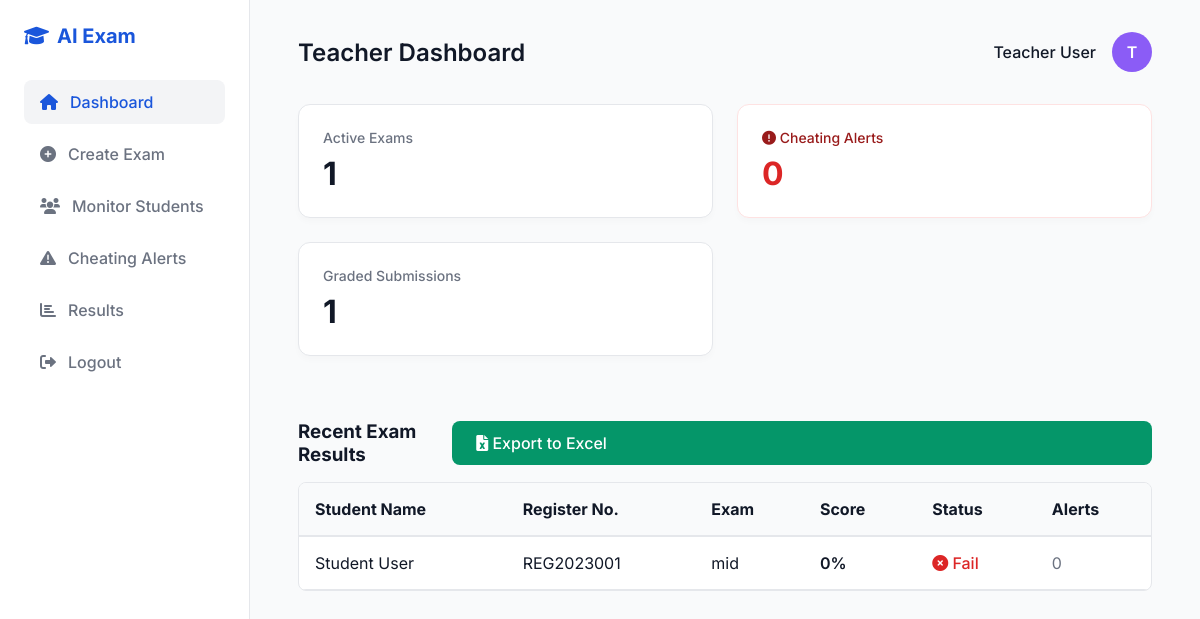
Page /teacher/dashboard (signed in) on the earlier database version.
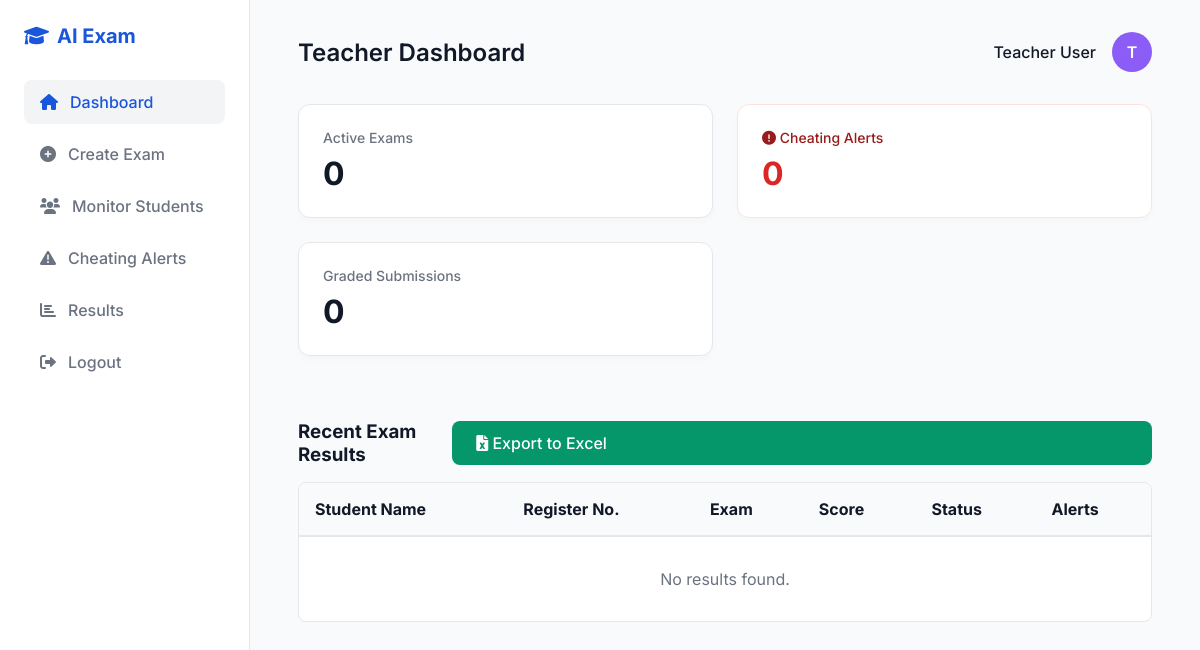
Same page on the later database version.
### tables this page shows
CREATE TABLE results (
            id INTEGER PRIMARY KEY AUTOINCREMENT,
            student_name TEXT NOT NULL,
            register_number TEXT NOT NULL,
            exam_name TEXT NOT NULL,
            marks INTEGER NOT NULL,
            status TEXT NOT NULL,
            cheating_alerts INTEGER DEFAULT 0
        );

### app.py (the view)
@app.route('/teacher/dashboard')
def teacher_dashboard():
    if session.get('role') != 'teacher':
        return redirect(url_for('login'))
    conn = get_db_connection()
    exams = conn.execute('''
        SELECT e.*,
               (SELECT COUNT(*) FROM questions q WHERE q.exam_id = e.id) as question_count
        FROM exams e
        WHERE e.created_by = ?
    ''', (session['user_id'],)).fetchall()
    alerts = conn.execute('''
        SELECT c.*, u.name as student_name
        FROM cheating_alerts c
        LEFT JOIN users u ON c.student_id = u.id
        ORDER BY timestamp DESC
        LIMIT 20
    ''').fetchall()
    results = conn.execute('SELECT * FROM results ORDER BY id DESC LIMIT 20').fetchall()
    conn.close()
    return render_template('teacher_dashboard.html', alerts=alerts, exams=exams, results=results)

### app.py (called while the page is built)
def get_db_connection():
    conn = sqlite3.connect(DATABASE)
    conn.row_factory = sqlite3.Row
    return conn

### templates/teacher_dashboard.html (shortened to what this page needs)
<!DOCTYPE html>
<html lang="en">
<head>
    <link rel="stylesheet" href="{{ url_for('static', filename='style.css') }}">
    <link href="https://cdnjs.cloudflare.com/ajax/libs/font-awesome/6.0.0/css/all.min.css" rel="stylesheet">
</head>
<body>
    <div class="dashboard-layout">
        <aside class="sidebar">
            <div class="sidebar-logo">
                <i class="fas fa-graduation-cap"></i> AI Exam
            </div>
            <nav class="sidebar-nav">
                <a href="{{ url_for('teacher_dashboard') }}" class="nav-link active"><i class="fas fa-home"></i> Dashboard</a>
                <a href="{{ url_for('exam_hub') }}" class="nav-link"><i class="fas fa-plus-circle"></i> Create Exam</a>
                <a href="{{ url_for('teacher_monitor_exams') }}" class="nav-link"><i class="fas fa-users"></i> Monitor Students</a>
                <a href="{{ url_for('teacher_alerts') }}" class="nav-link"><i class="fas fa-exclamation-triangle"></i> Cheating Alerts</a>
                <a href="#" class="nav-link"><i class="fas fa-chart-bar"></i> Results</a>
                <a href="{{ url_for('logout') }}" class="nav-link"><i class="fas fa-sign-out-alt"></i> Logout</a>
            </nav>
        </aside>
        <main class="main-content">
            <header class="header">
                <div class="header-title">Teacher Dashboard</div>
                <div class="user-profile">
                    <span style="font-weight: 500;">{{ session['name'] }}</span>
                    <div class="avatar" style="background-color: #8B5CF6;">T</div>
                </div>
            </header>
            <div class="dashboard-grid">
                <div class="stat-card">
                    <div class="stat-title">Active Exams</div>
                    <div class="stat-value">{{ exams|length }}</div>
                </div>
                <a href="{{ url_for('teacher_alerts') }}" style="text-decoration: none; color: inherit;">
                    <div class="stat-card" style="cursor: pointer; border: 1px solid #FEE2E2;">
                        <div class="stat-title" style="color: #991B1B;"><i class="fas fa-exclamation-circle"></i> Cheating Alerts</div>
                        <div class="stat-value" style="color: #DC2626;">{{ alerts|length }}</div>
                    </div>
                </a>
                <div class="stat-card">
                    <div class="stat-title">Graded Submissions</div>
                    <div class="stat-value">{{ results|length }}</div>
                </div>
            </div>
            <div style="margin-top: 2rem;">
                <div style="display: flex; justify-content: space-between; align-items: center; margin-bottom: 1rem;">
                    <h3>Recent Exam Results</h3>
                    <a href="{{ url_for('download_results') }}" class="btn-primary" style="text-decoration: none; background: #059669;">
                        <i class="fas fa-file-excel"></i> Export to Excel
                    </a>
                </div>
                <div style="overflow-x: auto; background: white; border: 1px solid var(--border); border-radius: 8px;">
                    <table style="width: 100%; border-collapse: collapse; text-align: left;">
                        <thead>
                            <tr style="border-bottom: 2px solid var(--border); background: #F9FAFB;">
                                <th style="padding: 1rem;">Student Name</th>
                                <th style="padding: 1rem;">Register No.</th>
                                <th style="padding: 1rem;">Exam</th>
                                <th style="padding: 1rem;">Score</th>
                                <th style="padding: 1rem;">Status</th>
                                <th style="padding: 1rem;">Alerts</th>
                            </tr>
                        </thead>
                        <tbody>
                            {% if results %}
                                {% for r in results %}
                                <tr style="border-bottom: 1px solid var(--border);">
                                    <td style="padding: 1rem;">{{ r.student_name }}</td>
                                    <td style="padding: 1rem;">{{ r.register_number }}</td>
                                    <td style="padding: 1rem;">{{ r.exam_name }}</td>
                                    <td style="padding: 1rem; font-weight: 600;">{{ r.marks }}%</td>
                                    <td style="padding: 1rem;">
                                        {% if r.status == 'Pass' %}
                                            <span style="color: #059669; font-weight: 500;"><i class="fas fa-check-circle"></i> Pass</span>
                                        {% else %}
                                            <span style="color: #DC2626; font-weight: 500;"><i class="fas fa-times-circle"></i> Fail</span>
                                        {% endif %}
                                    </td>
                                    <td style="padding: 1rem;">
                                        {% if r.cheating_alerts > 0 %}
                                            <span style="color: #DC2626; font-weight: bold;">{{ r.cheating_alerts }}</span>
                                        {% else %}
                                            <span style="color: var(--text-muted);">0</span>
                                        {% endif %}
                                    </td>
                                </tr>
                                {% endfor %}
                            {% else %}
                                <tr>
                                    <td colspan="6" style="padding: 2rem; text-align: center; color: var(--text-muted);">No results found.</td>
                                </tr>
                            {% endif %}
                        </tbody>
                    </table>
                </div>
            </div>
        </main>
    </div>
</body>
</html>

### static/style.css (style rules this page uses)
:root { --primary: #1A56DB; --primary-hover: #1E429F; --secondary: #F3F4F6; --text-main: #111827; --text-muted: #6B7280; --bg-main: #F9FAFB; --bg-card: #FFFFFF; --border: #E5E7EB; --success: #10B981; --danger: #EF4444; }
* { margin: 0; padding: 0; box-sizing: border-box; font-family: 'Inter', sans-serif; }
body { background-color: var(--bg-main); color: var(--text-main); display: flex; flex-direction: column; min-height: 100vh; }
.btn-primary { background-color: var(--primary); color: white; border: none; padding: 0.75rem 1.5rem; border-radius: 8px; font-weight: 500; cursor: pointer; width: 100%; font-size: 1rem; transition: background-color 0.2s, transform 0.1s; }
.dashboard-layout { display: flex; min-height: 100vh; }
.sidebar { width: 250px; background-color: var(--bg-card); border-right: 1px solid var(--border); display: flex; flex-direction: column; padding: 1.5rem; }
.sidebar-logo { font-size: 1.25rem; font-weight: 700; color: var(--primary); margin-bottom: 2rem; display: flex; align-items: center; gap: 0.5rem; }
.sidebar-nav { display: flex; flex-direction: column; gap: 0.5rem; }
.nav-link { text-decoration: none; padding: 0.75rem 1rem; color: var(--text-muted); border-radius: 8px; font-weight: 500; transition: all 0.2s; display: flex; align-items: center; gap: 0.75rem; }
.nav-link:hover, .nav-link.active { background-color: var(--secondary); color: var(--primary); }
.main-content { flex: 1; padding: 2rem 3rem; display: flex; flex-direction: column; }
.header { display: flex; justify-content: space-between; align-items: center; margin-bottom: 2rem; }
.header-title { font-size: 1.5rem; font-weight: 600; }
.user-profile { display: flex; align-items: center; gap: 1rem; }
.avatar { width: 40px; height: 40px; border-radius: 50%; background-color: var(--primary); color: white; display: flex; justify-content: center; align-items: center; font-weight: 600; }
.dashboard-grid { display: grid; grid-template-columns: repeat(auto-fit, minmax(300px, 1fr)); gap: 1.5rem; margin-bottom: 2rem; }
.stat-card { background: var(--bg-card); padding: 1.5rem; border-radius: 12px; border: 1px solid var(--border); box-shadow: 0 4px 6px rgba(0,0,0,0.02); }
.stat-title { color: var(--text-muted); font-size: 0.875rem; font-weight: 500; margin-bottom: 0.5rem; }
.stat-value { font-size: 2rem; font-weight: 700; color: var(--text-main); }

Differences in the rows shown:
removed results: student_name "Student User", register_number "REG2023001", exam_name "mid", marks "0", status "Fail" (drawn), cheating_alerts "0"
Other differences:
{{ exams|length }}: "1" → "0"
{{ results|length }}: "1" → "0"
text now shown: "No results found."
